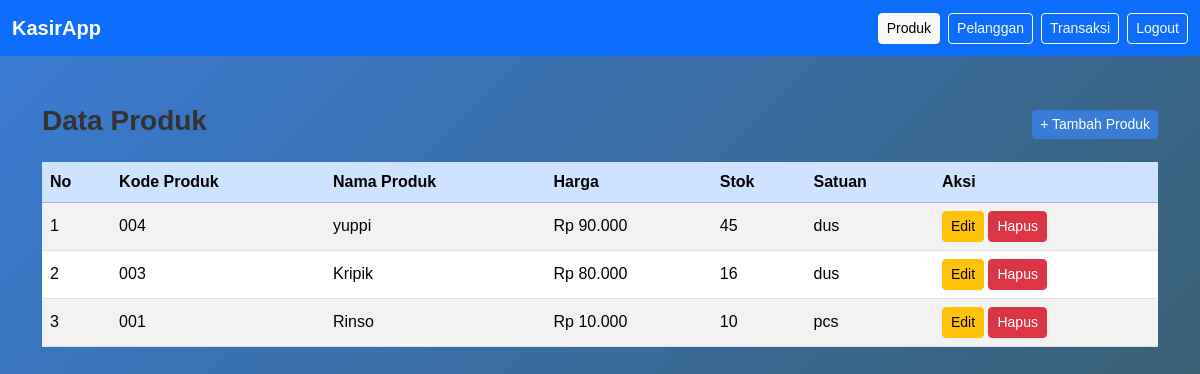
/pages/produk.php (signed in), run on the app's committed database.
### tables this page shows
CREATE TABLE `produk` (
  `id_produk` int NOT NULL,
  `kode_produk` varchar(30) DEFAULT NULL,
  `nama_produk` varchar(100) NOT NULL,
  `harga` decimal(12,2) NOT NULL,
  `stok` int DEFAULT '0',
  `satuan` varchar(30) DEFAULT 'pcs',
  `created_at` datetime DEFAULT CURRENT_TIMESTAMP,
  `updated_at` datetime DEFAULT CURRENT_TIMESTAMP ON UPDATE CURRENT_TIMESTAMP
);

### pages/produk.php (the view, shortened to what this page needs)
<?php
require_once("../config/koneksi.php");
?>
<!DOCTYPE html>
<html lang="id">
<head>
  <link href="https://cdn.jsdelivr.net/npm/bootstrap@5.3.3/dist/css/bootstrap.min.css" rel="stylesheet">
  <link rel="stylesheet" href="../public/css/style.css">
</head>
<body>
<nav class="navbar navbar-expand-lg navbar-dark bg-primary">
  <div class="container-fluid">
    <a class="navbar-brand fw-bold" href="dashboard.php">KasirApp</a>
    <div class="d-flex align-items-center">
      <a href="produk.php" class="btn btn-light btn-sm me-2">Produk</a>
      <a href="pelanggan.php" class="btn btn-outline-light btn-sm me-2">Pelanggan</a>
      <a href="transaksi.php" class="btn btn-outline-light btn-sm me-2">Transaksi</a>
      <a href="../actions/logout.php" class="btn btn-outline-light btn-sm">Logout</a>
    </div>
  </div>
</nav>
<div class="container py-5">
  <div class="d-flex justify-content-between align-items-center mb-3">
    <h3 class="fw-semibold">Data Produk</h3>
    <button class="btn btn-primary btn-sm" data-bs-toggle="modal" data-bs-target="#modalTambah">+ Tambah Produk</button>
  </div>
  <table class="table table-striped table-hover align-middle">
    <thead class="table-primary">
      <tr>
        <th>No</th>
        <th>Kode Produk</th>
        <th>Nama Produk</th>
        <th>Harga</th>
        <th>Stok</th>
        <th>Satuan</th>
        <th>Aksi</th>
      </tr>
    </thead>
    <tbody>
      <?php
      $no = 1;
      $result = $conn->query("SELECT * FROM produk ORDER BY id_produk DESC");
      while ($row = $result->fetch_assoc()):
      ?>
      <tr>
        <td><?= $no++ ?></td>
        <td><?= htmlspecialchars($row['kode_produk']) ?></td>
        <td><?= htmlspecialchars($row['nama_produk']) ?></td>
        <td>Rp <?= number_format($row['harga'], 0, ',', '.') ?></td>
        <td><?= $row['stok'] ?></td>
        <td><?= htmlspecialchars($row['satuan']) ?></td>
        <td>
          <button class="btn btn-warning btn-sm" data-bs-toggle="modal" data-bs-target="#modalEdit<?= $row['id_produk'] ?>">Edit</button>
          <a href="../actions/produk_process.php?hapus=<?= $row['id_produk'] ?>" onclick="return confirm('Yakin hapus produk ini?')" class="btn btn-danger btn-sm">Hapus</a>
        </td>
      </tr>
      <?php endwhile; ?>
    </tbody>
  </table>
</div>
</body>
</html>

### public/css/style.css (style rules this page uses)
body { font-family: 'Poppins', sans-serif; background: linear-gradient(135deg, #3a7bd5, #3a6073); color: #333; }
.btn-primary { background-color: #3a7bd5; border: none; }

### data on the page
produk: kode_produk "004", nama_produk "yuppi", harga "90.000", stok "45", satuan "dus"
produk: kode_produk "003", nama_produk "Kripik", harga "80.000", stok "16", satuan "dus"
produk: kode_produk "001", nama_produk "Rinso", harga "10.000", stok "10", satuan "pcs"
